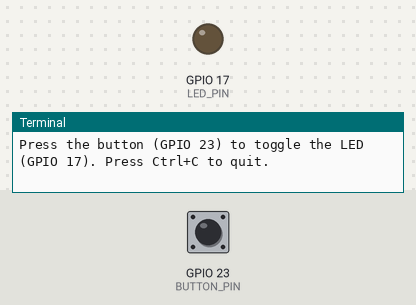
This program was run on a simulated Raspberry Pi (BCM pin numbers). Parts: output pins drawn as LEDs (lit = HIGH), the last lines printed to the terminal. The inputs (shaded band) are chosen by the test bench; at power-on: GPIO 23 (BUTTON_PIN) HIGH.

Above: at 1.2 s.
1.3 s: GPIO 23 (BUTTON_PIN) pulled LOW for 0.15 s
At 1.7 s:
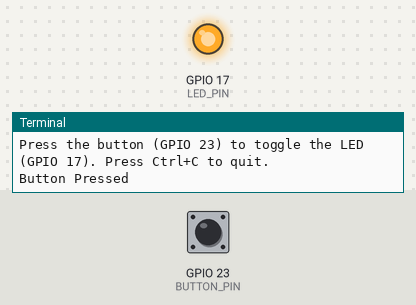
2.9 s: GPIO 23 (BUTTON_PIN) pulled LOW for 1 s
At 4.8 s:
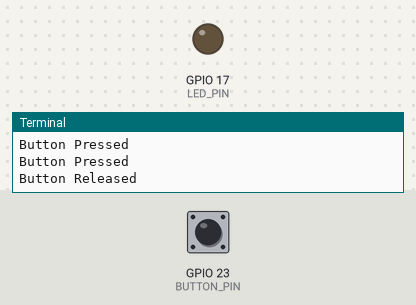
5.4 s: GPIO 23 (BUTTON_PIN) pulled LOW for 3.2 s
At 6.0 s:
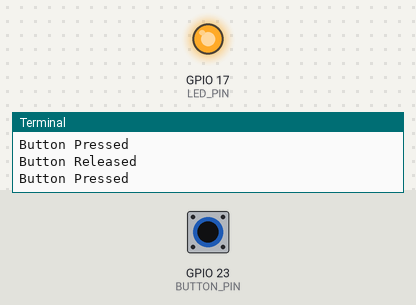
Timing chart, 0 to 10.1 s (numbered marks = the images above; inputs shaded):
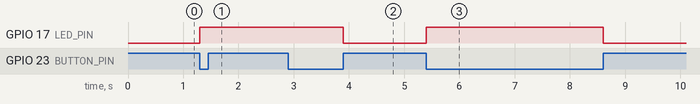

The program:

04_led_and_switch_event.py
```python
# 04_led_and_switch_event.py
import RPi.GPIO as GPIO
import time

GPIO.setmode(GPIO.BCM)

# Pin setup
LED_PIN = 17
BUTTON_PIN = 23

# LED as output
GPIO.setup(LED_PIN, GPIO.OUT)

# Button as input with internal pull-up resistor
GPIO.setup(BUTTON_PIN, GPIO.IN, pull_up_down=GPIO.PUD_UP)

# Callback function to run when button is pressed
def button_callback(channel):
    if GPIO.input(channel) == GPIO.LOW:
        print("Button Pressed")
        GPIO.output(LED_PIN, True) 		# Turn LED ON
        button_state = GPIO.input(BUTTON_PIN) 	# update button state as pressed
    else:
        print("Button Released")
        GPIO.output(LED_PIN, False) 		# Turn LED OFF
        button_state = GPIO.input(BUTTON_PIN) 	# update button state as released

# Add event detection on falling edge (button press)
GPIO.add_event_detect(BUTTON_PIN, GPIO.BOTH, callback=button_callback, bouncetime=200)

try:
    print("Press the button (GPIO 23) to toggle the LED (GPIO 17). Press Ctrl+C to quit.")
    while True:
#        button_state = GPIO.input(BUTTON_PIN)
#        if button_state == GPIO.LOW:  # Button pressed
#            print("Button status: ON or Button Pressed")
#            GPIO.output(LED_PIN, True)   # Turn LED ON
#        else:                           # Button not pressed
#            print("Button status: OFF or Button Not Pressed")
#            GPIO.output(LED_PIN, False)  # Turn LED OFF
        time.sleep(1)  # main loop can do other work

except KeyboardInterrupt:
    print("\nExiting program.")

finally:
    GPIO.cleanup()
```

Measured:
- after the input at 1.3 s, GPIO 17 (LED_PIN): LOW → HIGH at once
- after the input at 2.9 s, GPIO 17 (LED_PIN): HIGH → LOW after 1.0 s
- after the input at 5.4 s, GPIO 17 (LED_PIN): LOW → HIGH at once, → LOW 3.2 s later
